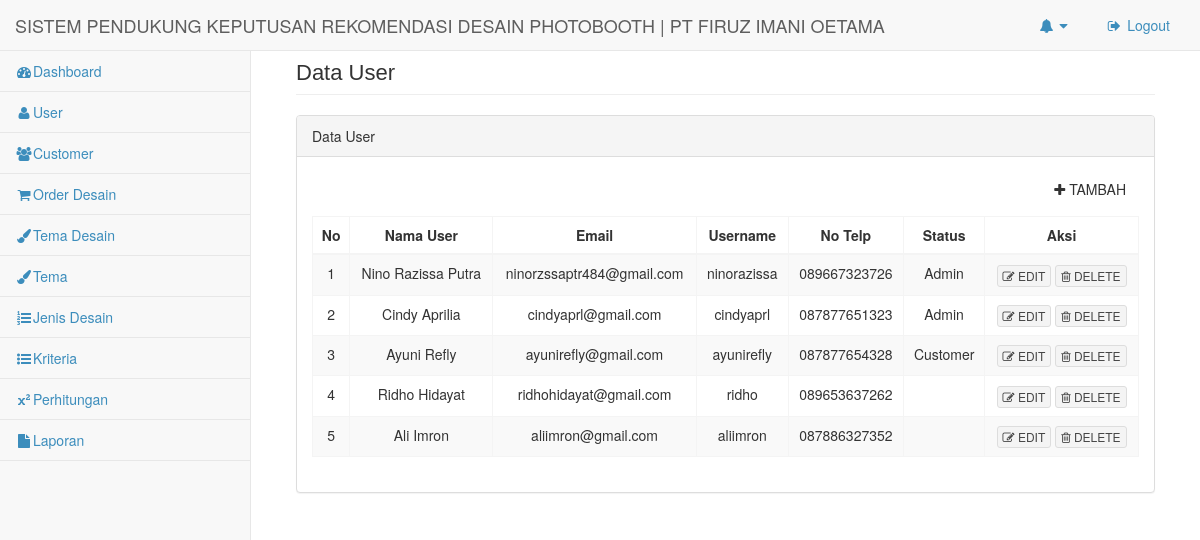
Screenshot of /index.php/admin/data_user with the database file from the repository.
### tables this page shows
CREATE TABLE `users` (
  `id_user` int(3) NOT NULL,
  `email` varchar(30) NOT NULL,
  `password` varchar(50) NOT NULL,
  `username` varchar(20) NOT NULL,
  `nama` varchar(50) NOT NULL,
  `no_telp` varchar(13) NOT NULL,
  `level_id` int(20) NOT NULL,
  `status` varchar(20) NOT NULL
);

### application/controllers/admin/data_user.php (called while the page is built, shortened)
<?php
class data_user extends CI_Controller {
	function __construct()
	{
		$this->load->model('User_model');
	}
	public function index()
	{
		$data['title']   = "Data User";
		$data['data_user'] = $this->User_model->getall();
		$data['tambah'] = "data_user/tambah";
		$data['delete'] = "data_user/delete/";
		$v_content['content'] = $this->load->view('admin/inc/v_data_user/v_data_user_index', $data, true);
		$this->load->view('admin/body',$v_content);
	}
}

### index.php (called while the page is built, shortened)
<?php
require_once BASEPATH.'core/CodeIgniter.php';

### application/models/user_model.php (called while the page is built, shortened)
<?php
class User_model extends CI_Model
{
	private $table = 'users';
	function getall()
	{
		return $this->db->get($this->table)->result_array();
	}
}
?>

### application/views/admin/inc/v_data_user/v_data_user_index.php (the view)
<div class="row">
    <div class="col-lg-12">
        <h1 class="page-header"><?=$title?></h1>
    </div>
</div>
<div class="row">
	<div class="col-lg-12">
	    <div class="panel panel-default">
	        <div class="panel-heading">
	            Data User
	        </div>
	        <div class="panel-body">
	        	<p class="text-right"><button type="button" class="btn btn-outline btn-default" onclick="location.href='<?=$tambah?>'"><i class="fa fa-plus"></i> TAMBAH</button></p>
	            <div class="table-responsive">
	                <table class="table table-striped table-bordered table-hover">
	                    <thead>
	                        <tr>
	                        	<th style="text-align: center;">No</th>
	                        	<th style="text-align: center;">Nama User</th>
	                            <th style="text-align: center;">Email</th>
	                            <th style="text-align: center;">Username</th>
	                            <th style="text-align: center;">No Telp</th>
	                            <th style="text-align: center;">Status</th>
	                            <th style="text-align: center;">Aksi</th>
	                        </tr>
	                    </thead>
	                    <tbody>
	                    	<?php $no = 1;
	                    	foreach($data_user as $val){ ?>
	                        <tr>
	                            <td style="text-align: center;"><?=$no?></td>
	                            <td style="text-align: center;"><?=$val['nama']?></td>
	                            <td style="text-align: center;"><?=$val['email']?></td>
	                            <td style="text-align: center;"><?=$val['username']?></td>
	                            <td style="text-align: center;"><?=$val['no_telp']?></td>
	                            <td style="text-align: center;"><?=$val['status']?></td>
	                            <td style="text-align: center;"><button type="button" class="btn btn-default btn-xs" onclick="location.href='<?=base_url();?>admin/data_user/edit/<?=$val['id_user']?>'"><i class="fa fa-edit"></i> EDIT</button>
	                            	<a href="<?=$delete?><?=$val['id_user']?>"><button type="button" class="btn btn-default btn-xs" onclick="return confirm('Apakah kamu ingin menghapus data ini ?')"><i class="fa fa-trash-o"></i> DELETE</button></a>
	                            </td>
	                        </tr>
	                        <?php $no++; } ?>
	                    </tbody>
	                </table>
	            </div>
	        </div>
	    </div>
	</div>
</div>

### rows the page displays
users: nama "Nino Razissa Putra", email "ninorzssaptr484@gmail.com", username "ninorazissa", no_telp "089667323726", status "Admin"
users: nama "Cindy Aprilia", email "cindyaprl@gmail.com", username "cindyaprl", no_telp "087877651323", status "Admin"
users: nama "Ayuni Refly", email "ayunirefly@gmail.com", username "ayunirefly", no_telp "087877654328", status "Customer"
users: nama "Ridho Hidayat", email "ridhohidayat@gmail.com", username "ridho", no_telp "089653637262"
users: nama "Ali Imron", email "aliimron@gmail.com", username "aliimron", no_telp "087886327352"

### other values shown
$title "Data User"
